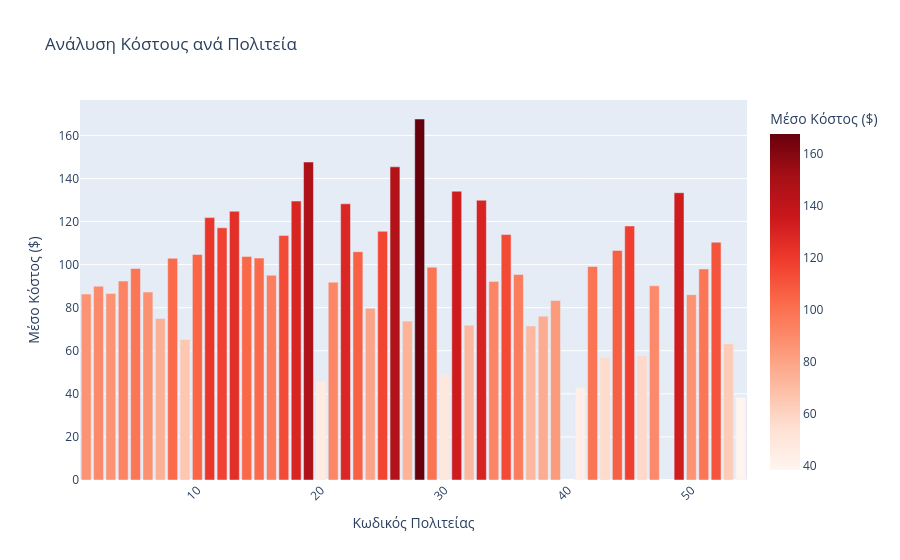

Write notebook code for a chart like this one.
### Markdown cell above
Η Πολιτεία 54 παρουσιάζει μια μοναδική ιδιαιτερότητα: ενώ κατέχει την 2η θέση σε επικράτηση παθήσεων, εμφανίζει το χαμηλότερο μέσο κόστος ανά ασθενή. Η περαιτέρω διερεύνηση των δεδομένων της αποκάλυψε ότι ο πληθυσμός της έχει χαμηλό μέσο όρο μηνών ασφαλιστικής κάλυψης (8.94 μήνες). Αυτή η διακοπή στην κάλυψη, σε συνδυασμό με την αυξημένη χρήση προγραμμάτων HMO που δείχνει ότι ένα μέρος του πληθυσμού μετακινείται προς ιδιωτικά προγράμματα (Medicare Advantage), εξηγεί την υποεκτίμηση των δαπανών υγείας παρά την επιβαρυμένη κλινική εικόνα των ασθενών.

### Code cell
# 1. Προετοιμασία δεδομένων (Μέσο κόστος και αριθμός ασθενών ανά πολιτεία)
state_summary = df.groupby('STATE_CODE').agg({
    'TOTAL_PAYMENT': 'mean',
    'BENEFICIARY_ID': 'count'
}).reset_index()

state_summary.columns = ['State_Code', 'Average_Cost', 'Patient_Count']

fig = px.bar(state_summary,
             x='State_Code',
             y='Average_Cost',
             color='Average_Cost',
             hover_data=['Patient_Count'],
             title='Ανάλυση Κόστους ανά Πολιτεία',
             labels={'Average_Cost': 'Μέσο Κόστος ($)', 'State_Code': 'Κωδικός Πολιτείας'},
             color_continuous_scale='Reds')

fig.update_layout(xaxis_tickangle=-45)
fig.show()

### Figure 1 — Plotly figure (JSON) as saved in the notebook; plotly's stock layout.template omitted (floating-point values rounded to 4 significant figures)
{"data": [{"customdata": [[7060], [679], [6389], [5063], [27811], [5659], [4065], [1379], [857], [20901], [8201], [1545], [1877], [11489], [6645], [3560], [3056], [4942], [4641], [1857], [4988], [7081], [10776], [5454], [3558], [6397], [1219], [1903], [2298], [1726], [8465], [3190], [17657], [10841], [1191], [11658], [4603], [4823], [13995], [1884], [5046], [1149], [7683], [18016], [2421], [1002], [7822], [6211], [3192], [6584], [1443], [4629]], "hovertemplate": "Κωδικός Πολιτείας=%{x}<br>Μέσο Κόστος ($)=%{marker.color}<br>Patient_Count=%{customdata[0]}<extra></extra>", "legendgroup": "", "marker": {"color": [86.33, 89.99, 86.61, 92.36, 98.18, 87.25, 74.96, 102.9, 65.27, 104.7, 121.8, 117.1, 124.8, 103.8, 103.0, 95.05, 113.5, 129.5, 147.6, 45.76, 91.85, 128.2, 106.0, 79.72, 115.5, 145.4, 73.77, 167.6, 98.83, 49.08, 134.1, 71.84, 129.9, 92.21, 114.0, 95.39, 71.51, 76.06, 83.34, 42.88, 99.11, 56.93, 106.6, 117.9, 57.65, 90.19, 133.4, 86.06, 97.99, 110.4, 63.28, 38.39], "coloraxis": "coloraxis", "pattern": {"shape": ""}}, "name": "", "orientation": "v", "showlegend": false, "textposition": "auto", "x": [1, 2, 3, 4, 5, 6, 7, 8, 9, 10, 11, 12, 13, 14, 15, 16, 17, 18, 19, 20, 21, 22, 23, 24, 25, 26, 27, 28, 29, 30, 31, 32, 33, 34, 35, 36, 37, 38, 39, 41, 42, 43, 44, 45, 46, 47, 49, 50, 51, 52, 53, 54], "xaxis": "x", "y": [86.33, 89.99, 86.61, 92.36, 98.18, 87.25, 74.96, 102.9, 65.27, 104.7, 121.8, 117.1, 124.8, 103.8, 103.0, 95.05, 113.5, 129.5, 147.6, 45.76, 91.85, 128.2, 106.0, 79.72, 115.5, 145.4, 73.77, 167.6, 98.83, 49.08, 134.1, 71.84, 129.9, 92.21, 114.0, 95.39, 71.51, 76.06, 83.34, 42.88, 99.11, 56.93, 106.6, 117.9, 57.65, 90.19, 133.4, 86.06, 97.99, 110.4, 63.28, 38.39], "yaxis": "y", "type": "bar"}], "layout": {"xaxis": {"anchor": "y", "domain": [0.0, 1.0], "title": {"text": "Κωδικός Πολιτείας"}, "tickangle": -45}, "yaxis": {"anchor": "x", "domain": [0.0, 1.0], "title": {"text": "Μέσο Κόστος ($)"}}, "coloraxis": {"colorbar": {"title": {"text": "Μέσο Κόστος ($)"}}, "colorscale": [[0.0, "rgb(255,245,240)"], [0.125, "rgb(254,224,210)"], [0.25, "rgb(252,187,161)"], [0.375, "rgb(252,146,114)"], [0.5, "rgb(251,106,74)"], [0.625, "rgb(239,59,44)"], [0.75, "rgb(203,24,29)"], [0.875, "rgb(165,15,21)"], [1.0, "rgb(103,0,13)"]]}, "legend": {"tracegroupgap": 0}, "title": {"text": "Ανάλυση Κόστους ανά Πολιτεία"}, "barmode": "relative"}}
